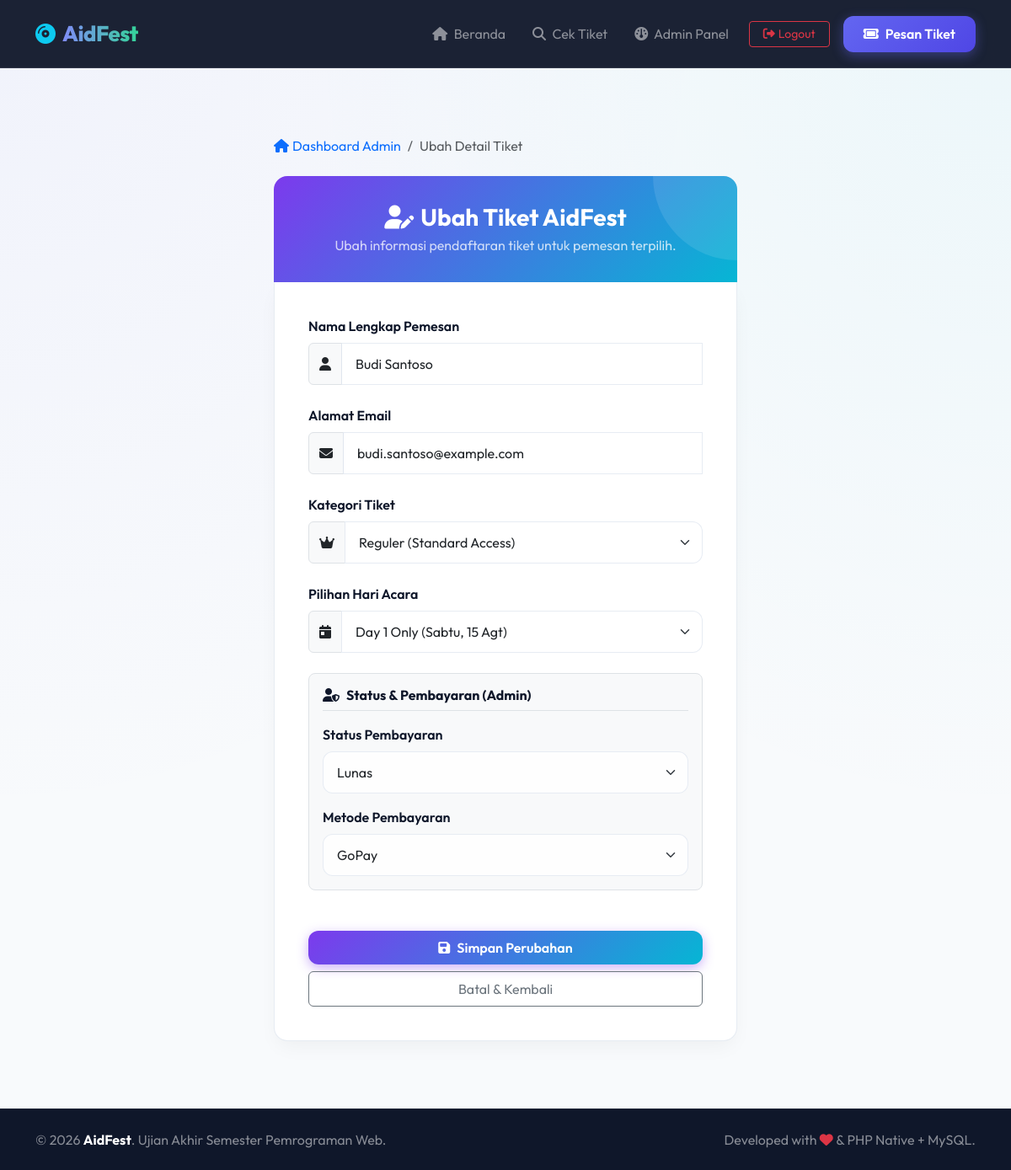
Page /admin/edit.php?id=3 (signed in) on the committed database.
### tables this page shows
CREATE TABLE IF NOT EXISTS pendaftaran_tiket (
    id_tiket INT AUTO_INCREMENT PRIMARY KEY,
    nama_pemesan VARCHAR(100) NOT NULL,
    email VARCHAR(100) NOT NULL UNIQUE,
    kategori_tiket ENUM('Reguler', 'VIP', 'VVIP') NOT NULL,
    paket_hari ENUM('Day 1', 'Day 2', '2-Day Pass') DEFAULT '2-Day Pass',
    status_pembayaran ENUM('Pending', 'Lunas', 'Batal') DEFAULT 'Pending',
    metode_pembayaran VARCHAR(50) DEFAULT NULL,
    kode_pembayaran VARCHAR(50) DEFAULT NULL,
    tanggal_pesan DATETIME DEFAULT CURRENT_TIMESTAMP
);

### includes/functions.php (called while the page is built, shortened)
<?php
function get_ticket_by_id($pdo, $id) {
    try {
        $stmt = $pdo->prepare("SELECT * FROM pendaftaran_tiket WHERE id_tiket = :id");
        $stmt->execute(['id' => $id]);
        return $stmt->fetch();
    } catch (PDOException $e) {
        die("Gagal mengambil data tiket: " . $e->getMessage());
    }
}
?>

### admin/edit.php (the view, shortened to what this page needs)
<?php
require_once '../includes/functions.php';
$id = isset($_GET['id']) ? (int)$_GET['id'] : 0;
$ticket = get_ticket_by_id($pdo, $id);
$nama_pemesan = $ticket['nama_pemesan'];
$email = $ticket['email'];
$kategori_tiket = $ticket['kategori_tiket'];
$paket_hari = $ticket['paket_hari'];
$status_pembayaran = $ticket['status_pembayaran'];
$metode_pembayaran = $ticket['metode_pembayaran'] ?? '';
$errors = [];
include_once '../includes/header.php';
?>
<div class="container my-5">
    <div class="form-card-container">
        <nav aria-label="breadcrumb" class="mb-4">
            <ol class="breadcrumb">
                <li class="breadcrumb-item"><a href="index.php" class="text-decoration-none text-indigo"><i class="fa-solid fa-house me-1"></i>Dashboard Admin</a></li>
                <li class="breadcrumb-item active" aria-current="page">Ubah Detail Tiket</li>
            </ol>
        </nav>
        <div class="form-card">
            <div class="form-card-header" style="background: linear-gradient(135deg, #7c3aed 0%, #06b6d4 100%);">
                <h3 class="fw-bold mb-1"><i class="fa-solid fa-user-pen me-2"></i>Ubah Tiket AidFest</h3>
                <p class="mb-0 opacity-75 fs-6">Ubah informasi pendaftaran tiket untuk pemesan terpilih.</p>
            </div>
            <div class="form-card-body">
                <form action="edit.php?id=<?php echo $id; ?>" method="POST" class="needs-validation" novalidate id="form-edit-tiket">
                    <div class="mb-4">
                        <label for="nama_pemesan" class="form-label fw-semibold text-slate-700">Nama Lengkap Pemesan</label>
                        <div class="input-group">
                            <span class="input-group-text bg-light text-slate-500"><i class="fa-solid fa-user"></i></span>
                            <input type="text"
                                   name="nama_pemesan"
                                   id="nama_pemesan"
                                   class="form-control <?php echo isset($errors['nama_pemesan']) ? 'is-invalid' : ''; ?>"
                                   placeholder="Contoh: Rian Hidayat"
                                   value="<?php echo htmlspecialchars($nama_pemesan); ?>"
                                   required>
                        </div>
                    </div>
                    <div class="mb-4">
                        <label for="email" class="form-label fw-semibold text-slate-700">Alamat Email</label>
                        <div class="input-group">
                            <span class="input-group-text bg-light text-slate-500"><i class="fa-solid fa-envelope"></i></span>
                            <input type="email"
                                   name="email"
                                   id="email"
                                   class="form-control <?php echo isset($errors['email']) ? 'is-invalid' : ''; ?>"
                                   placeholder="Contoh: rian@example.com"
                                   value="<?php echo htmlspecialchars($email); ?>"
                                   required>
                        </div>
                    </div>
                    <div class="mb-4">
                        <label for="kategori_tiket" class="form-label fw-semibold text-slate-700">Kategori Tiket</label>
                        <div class="input-group">
                            <span class="input-group-text bg-light text-slate-500"><i class="fa-solid fa-crown"></i></span>
                            <select name="kategori_tiket"
                                    id="kategori_tiket"
                                    class="form-select <?php echo isset($errors['kategori_tiket']) ? 'is-invalid' : ''; ?>"
                                    required>
                                <option value="Reguler" <?php echo $kategori_tiket === 'Reguler' ? 'selected' : ''; ?>>Reguler (Standard Access)</option>
                            </select>
                        </div>
                    </div>
                    <div class="mb-4">
                        <label for="paket_hari" class="form-label fw-semibold text-slate-700">Pilihan Hari Acara</label>
                        <div class="input-group">
                            <span class="input-group-text bg-light text-slate-500"><i class="fa-solid fa-calendar-day"></i></span>
                            <select name="paket_hari"
                                    id="paket_hari"
                                    class="form-select <?php echo isset($errors['paket_hari']) ? 'is-invalid' : ''; ?>"
                                    required>
                                <option value="Day 1" <?php echo $paket_hari === 'Day 1' ? 'selected' : ''; ?>>Day 1 Only (Sabtu, 15 Agt)</option>
                            </select>
                        </div>
                    </div>
                    <div class="p-3 bg-light rounded-3 mb-4 border">
                        <h6 class="fw-bold text-slate-800 border-bottom pb-2 mb-3"><i class="fa-solid fa-user-shield me-2 text-indigo"></i>Status & Pembayaran (Admin)</h6>
                        <div class="mb-3">
                            <label for="status_pembayaran" class="form-label fw-semibold text-slate-700">Status Pembayaran</label>
                            <select name="status_pembayaran" id="status_pembayaran" class="form-select">
                                <option value="Lunas" <?php echo $status_pembayaran === 'Lunas' ? 'selected' : ''; ?>>Lunas</option>
                            </select>
                        </div>
                        <div>
                            <label for="metode_pembayaran" class="form-label fw-semibold text-slate-700">Metode Pembayaran</label>
                            <select name="metode_pembayaran" id="metode_pembayaran" class="form-select">
                                <option value="GoPay" <?php echo $metode_pembayaran === 'GoPay' ? 'selected' : ''; ?>>GoPay</option>
                            </select>
                        </div>
                    </div>
                    <div class="d-grid gap-2 mt-5">
                        <button type="submit" class="btn btn-premium-primary py-2" style="background: linear-gradient(135deg, #7c3aed 0%, #06b6d4 100%); box-shadow: 0 4px 14px 0 rgba(124, 58, 237, 0.4);" id="submit-edit-btn">
                            <i class="fa-solid fa-floppy-disk me-2"></i>Simpan Perubahan
                        </button>
                        <a href="index.php" class="btn btn-outline-secondary py-2" id="cancel-edit-btn">
                            Batal & Kembali
                        </a>
                    </div>
                </form>
            </div>
        </div>
    </div>
</div>
<?php
include_once '../includes/footer.php';
?>

### assets/css/style.css (style rules this page uses)
:root { --primary-gradient: linear-gradient(135deg, #6366f1 0%, #4f46e5 100%); --accent-gradient: linear-gradient(135deg, #06b6d4 0%, #0891b2 100%); --vip-gradient: linear-gradient(135deg, #a855f7 0%, #7c3aed 100%); --vvip-gradient: linear-gradient(135deg, #f97316 0%, #ea580c 100%); --bg-main: #f8fafc; --card-bg: rgba(255, 255, 255, 0.85); --text-main: #0f172a; --text-muted: #64748b; --border-color: rgba(226, 232, 240, 0.8); --border-radius-lg: 16px; --border-radius-md: 12px; }
body { font-family: 'Outfit', sans-serif; background-color: var(--bg-main); color: var(--text-main); min-height: 100vh; display: flex; flex-direction: column; background-image: radial-gradient(at 0% 0%, rgba(99, 102, 241, 0.05) 0px, transparent 50%), radial-gradient(at 100% 0%, rgba(6, 182, 212, 0.05) 0px, transparent 50%); }
.btn-premium-primary { background: var(--primary-gradient); color: white; border: none; border-radius: var(--border-radius-md); padding: 0.6rem 1.5rem; font-weight: 600; transition: all 0.3s ease; box-shadow: 0 4px 14px 0 rgba(99, 102, 241, 0.4); text-decoration: none; display: inline-block; }
.form-control, .form-select { border: 1.5px solid var(--border-color); border-radius: var(--border-radius-md); padding: 0.75rem 1rem; transition: all 0.2s ease; background-color: rgba(255, 255, 255, 0.8); }
.form-card-container { max-width: 550px; margin: 2rem auto; }
.form-card-header { background: var(--primary-gradient); border-radius: var(--border-radius-lg) var(--border-radius-lg) 0 0; padding: 2rem; color: white; text-align: center; position: relative; overflow: hidden; }
.form-card-header::after { content: ''; position: absolute; width: 200px; height: 200px; background: rgba(255, 255, 255, 0.1); border-radius: 50%; top: -100px; right: -100px; }
.form-card-body { background: white; border: 1px solid var(--border-color); border-top: none; border-radius: 0 0 var(--border-radius-lg) var(--border-radius-lg); padding: 2.5rem; box-shadow: 0 10px 25px -5px rgba(0, 0, 0, 0.05); }

### rows in the picture
pendaftaran_tiket: nama_pemesan "Budi Santoso", email "budi.santoso@example.com", kategori_tiket "Reguler (Standard Access)", paket_hari "Day 1 Only (Sabtu, 15 Agt)", status_pembayaran "Lunas", metode_pembayaran "GoPay"
